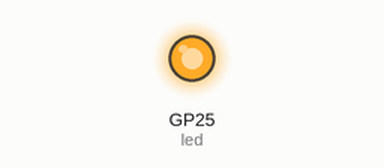
Bench run of a program on a simulated Raspberry Pi Pico running CircuitPython. Shown: output pins drawn as LEDs (lit = HIGH). USB keyboard and mouse output is not drawn.

Above: at 10.0 s.
At 20.1 s:
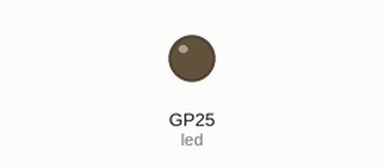
Timing chart, 0 to 31.1 s (numbered marks = the images above):
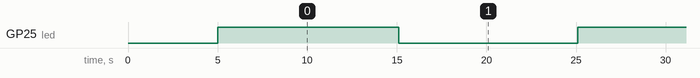

Measured:
- by itself, GP25 (led): alternates HIGH for 10.1 s and LOW for 10.0 s

The program:

code.py
```python
import usb_hid
from adafruit_hid.mouse import Mouse
import time
import board
import digitalio

mouse = Mouse(usb_hid.devices)
led = digitalio.DigitalInOut(board.GP25)
led.direction = digitalio.Direction.OUTPUT

led.value = False
time.sleep(5)

while True:
    click = 1000
    while click > 0:
        led.value = True
        mouse.click(Mouse.LEFT_BUTTON)
        time.sleep(0.01)
        click = click - 1
    led.value = False
    time.sleep(10)
```
